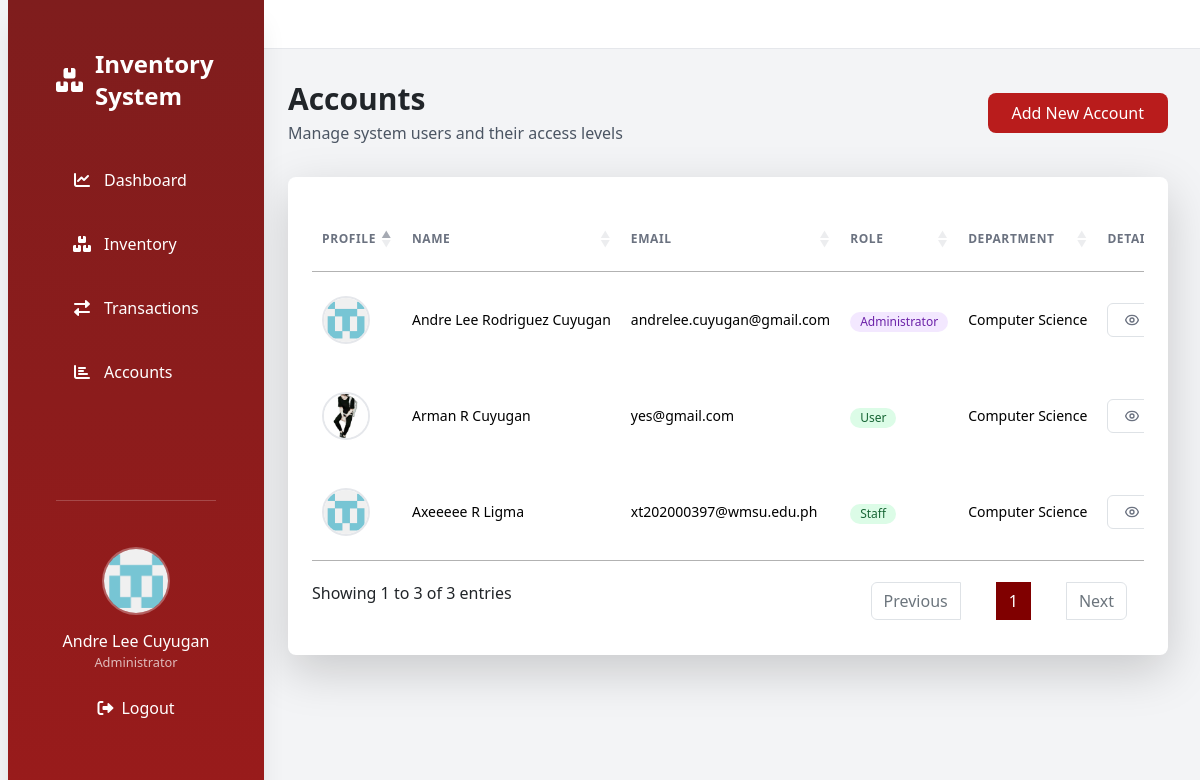
Screenshot of /admin/account.php (signed in) with the database file from the repository.
### tables this page shows
CREATE TABLE `users` (
  `id` int(11) NOT NULL,
  `department_id` int(11) NOT NULL,
  `role_id` int(11) NOT NULL,
  `username` varchar(255) NOT NULL,
  `password` varchar(255) NOT NULL,
  `email` varchar(255) DEFAULT NULL,
  `first_name` varchar(255) NOT NULL,
  `middle_name` varchar(255) DEFAULT NULL,
  `last_name` varchar(255) NOT NULL,
  `age` int(11) NOT NULL,
  `address` varchar(255) NOT NULL,
  `contact_number` varchar(20) DEFAULT NULL,
  `profile_image` varchar(255) NOT NULL,
  `created_at` timestamp NOT NULL DEFAULT current_timestamp(),
  `updated_at` timestamp NOT NULL DEFAULT current_timestamp() ON UPDATE current_timestamp()
);

CREATE TABLE `role` (
  `id` int(11) NOT NULL,
  `name` varchar(255) NOT NULL
);

CREATE TABLE `department` (
  `id` int(11) NOT NULL,
  `name` varchar(255) NOT NULL
);

### classes/account.class.php (called while the page is built, shortened)
<?php
require_once 'Database.class.php';
class Account
{
    private $db;
    public function __construct()
    {
        $this->db = new Database();
    }
    public function fetchAccounts()
    {
        $sql = "SELECT users.*, role.name AS role, department.name AS department FROM users INNER JOIN role ON users.role_id = role.id INNER JOIN department ON users.department_id = department.id";
        $result = $this->db->connect()->query($sql);
        return $result->fetchAll(PDO::FETCH_ASSOC);
    }
}

### classes/database.class.php (called while the page is built)
<?php
class Database
{
    private $host = 'localhost';
    private $username = 'root';
    private $password = '';
    private $dbname = 'system';
    protected $connection;
    public function connect()
    {
        if ($this->connection === null) {
            try {
                $this->connection = new PDO("mysql:host=$this->host;dbname=$this->dbname", $this->username, $this->password);
                $this->connection->setAttribute(PDO::ATTR_ERRMODE, PDO::ERRMODE_EXCEPTION);
                $this->connection->setAttribute(PDO::ATTR_DEFAULT_FETCH_MODE, PDO::FETCH_ASSOC);
            } catch (PDOException $e) {
                die("Connection failed: " . $e->getMessage());
            }
        }
        return $this->connection;
    }
}
?>

### admin/account.php (the view, shortened to what this page needs)
<?php
require_once '../classes/account.class.php';
$account = new Account();
$accounts = $account->fetchAccounts();
?>
<?php require_once '../includes/header.php'; ?>
<link rel="stylesheet" type="text/css" href="https://cdn.datatables.net/1.10.25/css/jquery.dataTables.css">
<body class="bg-gray-100 min-h-screen flex relative overflow-x-hidden">
    <?php require_once '../includes/side_bar.php'; ?>
    <div class="ml-[16rem] flex-1 w-[calc(100%-16rem)]">
        <?php require_once '../includes/top_nav.php'; ?>
        <main class="p-8">
            <div class="flex justify-between items-center mb-8 flex-wrap gap-5">
                <div>
                    <h2 class="text-3xl font-bold mb-1">Accounts</h2>
                    <p class="text-gray-600">Manage system users and their access levels</p>
                </div>
                <div class="flex gap-3">
                    <button class="px-4 py-2 bg-red-700 text-white rounded-lg hover:bg-red-800" onclick="showAddAccountModal()">
                        Add New Account
                    </button>
                </div>
            </div>
            <div class="bg-white dark:bg-gray-800 rounded-lg shadow-lg overflow-hidden">
                <div class="p-6">
                    <div class="overflow-x-auto">
                        <table id="accountTable" class="min-w-full divide-y divide-gray-200 dark:divide-gray-700">
                            <thead>
                                <tr>
                                    <th class="px-6 py-4 text-left text-xs font-medium text-gray-500 uppercase tracking-wider">Profile</th>
                                    <th class="px-6 py-4 text-left text-xs font-medium text-gray-500 uppercase tracking-wider">Name</th>
                                    <th class="px-6 py-4 text-left text-xs font-medium text-gray-500 uppercase tracking-wider">Email</th>
                                    <th class="px-6 py-4 text-left text-xs font-medium text-gray-500 uppercase tracking-wider">Role</th>
                                    <th class="px-6 py-4 text-left text-xs font-medium text-gray-500 uppercase tracking-wider">Department</th>
                                    <th class="px-6 py-4 text-left text-xs font-medium text-gray-500 uppercase tracking-wider">Details</th>
                                </tr>
                            </thead>
                            <tbody class="bg-white divide-y divide-gray-200 dark:divide-gray-700">
                                <?php foreach ($accounts as $account): ?>
                                    <tr class="transition-colors duration-200 account-row" data-department="<?php echo $account['department']; ?>">
                                        <td class="px-6 py-4 whitespace-nowrap">
                                            <div class="flex items-center">
                                                <div class="flex-shrink-0 h-12 w-12">
                                                    <img class="h-12 w-12 rounded-full object-cover border-2 border-gray-200"
                                                        src="<?php echo $account['profile_image'] ? $account['profile_image'] : '../assets/default-profile.png'; ?>"
                                                        alt="Profile">
                                                </div>
                                            </div>
                                        </td>
                                        <td class="px-6 py-4 whitespace-nowrap">
                                            <div class="text-sm font-medium text-black dark:text-white account-name">
                                                <?php echo $account['first_name'] . ' ' . $account['middle_name'] . ' ' . $account['last_name']; ?>
                                            </div>
                                        </td>
                                        <td class="px-6 py-4 whitespace-nowrap">
                                            <div class="text-sm text-gray-600 text-black dark:text-gray-300 account-email">
                                                <?php echo $account['email']; ?>
                                            </div>
                                        </td>
                                        <td class="px-6 py-4 whitespace-nowrap">
                                            <span class="inline-flex items-center px-2.5 py-0.5 rounded-full text-xs font-medium
                                            <?php echo $account['role'] === Role::Administrator->value ? 'bg-purple-100 text-purple-800' : 'bg-green-100 text-green-800'; ?>">
                                                <?php echo $account['role']; ?>
                                            </span>
                                        </td>
                                        <td class="px-6 py-4 whitespace-nowrap">
                                            <div class="text-sm text-gray-600 text-black dark:text-gray-300 account-department">
                                                <?php echo $account['department']; ?>
                                            </div>
                                        </td>
                                        <td class="px-6 py-4 whitespace-nowrap">
                                            <button class="inline-flex items-center px-3 py-1.5 border border-gray-300 rounded-md text-sm font-medium text-gray-700 bg-white hover:bg-gray-50 focus:outline-none focus:ring-2 focus:ring-offset-2 focus:ring-indigo-500"
                                                onclick="showUserDetailsModal(<?php echo $account['id']; ?>)">
                                            </button>
                                        </td>
                                    </tr>
                                <?php endforeach; ?>
                            </tbody>
                        </table>
                    </div>
                </div>
            </div>
        </main>
    </div>
</body>
</html>

### includes/header.php (shortened to what this page needs)
<?php
require_once '../classes/database.class.php';
?>
<!DOCTYPE html>
<html lang="en">
<head>
    <link rel="stylesheet" href="https://cdnjs.cloudflare.com/ajax/libs/font-awesome/6.0.0/css/all.min.css">
    <link href="https://cdn.jsdelivr.net/npm/bootstrap@5.3.0/dist/css/bootstrap.min.css" rel="stylesheet">
    <link href="../assets/css/custom.css" rel="stylesheet">
    <link rel="stylesheet" href="https://cdn.datatables.net/1.13.6/css/jquery.dataTables.css">
    <link rel="stylesheet" href="https://cdn.datatables.net/responsive/2.5.0/css/responsive.dataTables.min.css">
    <link href="https://cdn.datatables.net/1.13.4/css/dataTables.bootstrap5.min.css" rel="stylesheet">
    <script src="https://cdn.tailwindcss.com"></script>
</head>

### includes/side_bar.php (shortened to what this page needs)
<div class="bg-gradient-to-b from-red-900 to-red-800 w-64 p-5 flex flex-col text-white h-screen fixed left-0 top-0 z-50 transition-transform duration-300 transform shadow-xl" id="sidebar">
    <a href="#" class="text-2xl font-bold mb-10 flex items-center">
        <i class="fas fa-boxes-stacked mr-3"></i>
        <span><?= $_SESSION['role'] == Role::Administrator->value ? 'Inventory System' : 'Borrowing System' ?></span>
    </a>
    <div class="flex-1">
        <div class="space-y-2">
            <?php if ($_SESSION['role'] == Role::Administrator->value) {  ?>
                <div class="flex items-center p-3 rounded-lg transition-all duration-200 hover:bg-white/10 hover:translate-x-2">
                    <i class="fas fa-chart-line mr-3 w-5 text-center"></i>
                    <a href="../admin/dashboard.php" class="text-white hover:text-white/90">Dashboard</a>
                </div>
                <div class="flex items-center p-3 rounded-lg transition-all duration-200 hover:bg-white/10 hover:translate-x-2">
                    <i class="fas fa-boxes mr-3 w-5 text-center"></i>
                    <a href="../admin/inventory.php" class="text-white hover:text-white/90">Inventory</a>
                </div>
                <div class="flex items-center p-3 rounded-lg transition-all duration-200 hover:bg-white/10 hover:translate-x-2">
                    <i class="fas fa-exchange-alt mr-3 w-5 text-center"></i>
                    <a href="../admin/transaction.php" class="text-white hover:text-white/90">Transactions</a>
                </div>
                <div class="flex items-center p-3 rounded-lg transition-all duration-200 hover:bg-white/10 hover:translate-x-2">
                    <i class="fas fa-chart-bar mr-3 w-5 text-center"></i>
                    <a href="../admin/account.php" class="text-white hover:text-white/90">Accounts</a>
                </div>
            <?php } ?>
        </div>
    </div>
    <div class="pt-5 border-t border-white/20">
        <div class="flex flex-col items-center mb-4">
            <div class="w-16 h-16 rounded-full overflow-hidden mb-3 ring-2 ring-white/30">
                <img src="<?= !empty($_SESSION['profile_image']) ? $_SESSION['profile_image'] :  '../assets/default-profile.png' ?>" alt="Profile" class="w-full h-full object-cover">
            </div>
            <span class="font-medium"><?= $_SESSION['first_name'] . " " . $_SESSION['last_name'] ?></span>
            <small class="text-white/70"><?= ucwords($_SESSION['role']) ?></small>
            <a href="../admin/logout.php" class="mt-3 flex items-center p-2 rounded-lg transition-all duration-200 hover:bg-white/10">
                <i class="fas fa-sign-out-alt mr-2"></i>
                <span>Logout</span>
            </a>
        </div>
    </div>
</div>

### includes/top_nav.php (shortened to what this page needs)
<div class="bg-white border-b border-gray-200 p-4 sticky top-0 z-40">
</div>

### assets/css/custom.css (style rules this page uses)
:root { --brand-color: #800000; --brand-hover: #660000; --brand-active: #590000; }

### rows the page displays
users: first_name "Andre Lee", middle_name "Rodriguez", last_name "Cuyugan", email "andrelee.cuyugan@gmail.com", role.name "Administrator", department.name "Computer Science"
users: profile_image (picture), first_name "Arman", middle_name "R", last_name "Cuyugan", email "yes@gmail.com", role.name "User", department.name "Computer Science"
users: profile_image (placeholder picture), first_name "Axeeeee", middle_name "R", last_name "Ligma", email "xt202000397@wmsu.edu.ph", role.name "Staff", department.name "Computer Science"

### other values shown
$_SESSION['first_name'] "Andre Lee"
$_SESSION['last_name'] "Cuyugan"
$_SESSION['role'] "Administrator"
